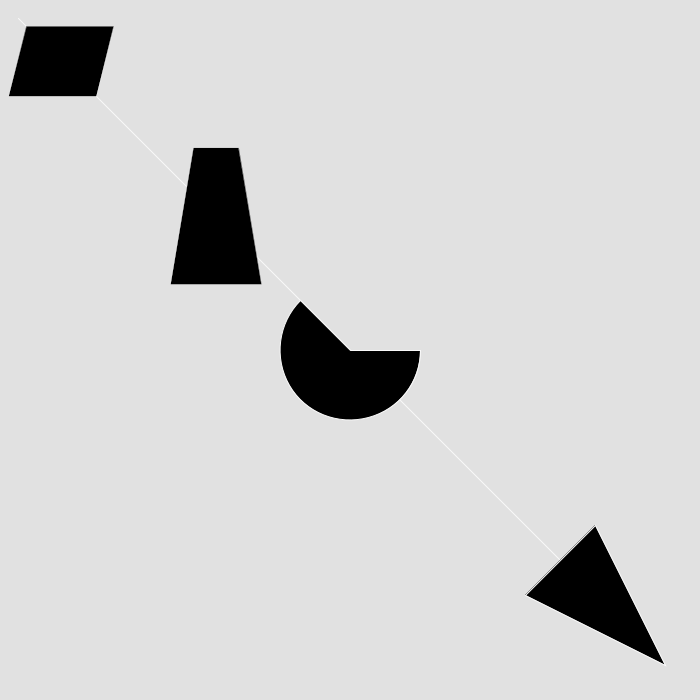
Frame 1 (no input)
Frame 60 (the mouse pressed at the canvas centre just before this capture): identical to frame 1, image omitted
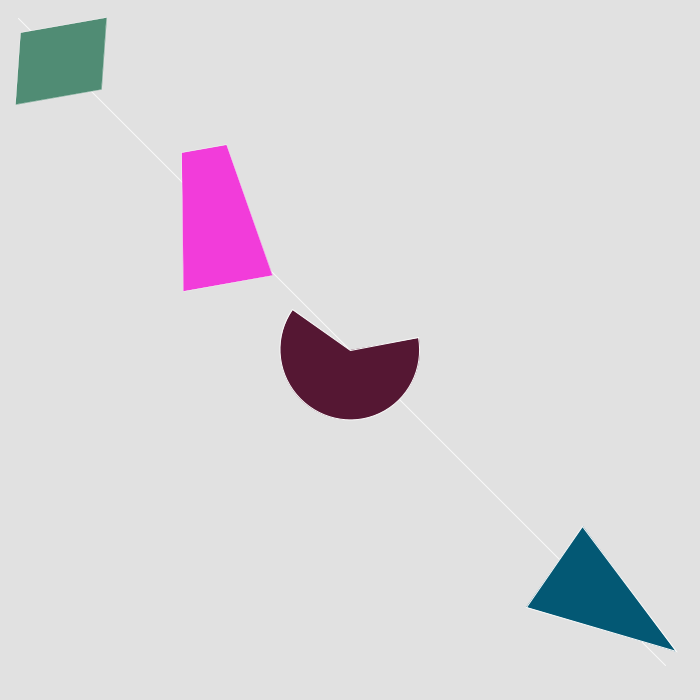
Frame 120 (the mouse held since frame 60 and released just before this capture)

The Processing sketch that drew these frames (run headless with seeded random() and noise(); from frame 60 on, the mouse is pressed at the canvas centre):

// Processing sketch: Week2_Homework
// ── Week2_Homework.pde
int bgColor = int(random(255.0)); //<>//
int linePosition;
int lineSize;

//  Quad 1
int quadX1;
int quadY1;
int quadX2;
int quadY2;
int quadX3;
int quadY3;
int quadX4;
int quadY4;

// Quad 2
int quadBX1;
int quadBY1;
int quadBX2;
int quadBY2;
int quadBX3;
int quadBY3;
int quadBX4;
int quadBY4;

// Arc
int arcX;
int arcY;
int arcW;
int arcH;

// Trianlge 
int triX1;
int triY1;
int triX2;
int triY2;
int triX3;
int triY3;

int quadAcolorR = 0;
int quadAcolorG = 0;
int quadAcolorB = 0;

int quadBcolorR = 0;
int quadBcolorG = 0;
int quadBcolorB = 0;

int arcColorR = 0;
int arcColorG = 0;
int arcColorB = 0;

int triColorR = 0;
int triColorG = 0;
int triColorB = 0;


void setup() {
  //first parameter is width, second is height
  size(700, 700);
  background(bgColor);
  rectMode(CENTER);


  //linePosition = int(width*.25);

  //float converted/wrapped into an int
  linePosition = int(width*random(0.1));
  lineSize = int(width*.95);

  //quadPosition = int(width*.1);
  //quadSize = int(width*.2);

  triX1 = int(width*-.1);
  triY1 = 0;
  triX2 = 0;
  triY2 = int(height*-.1);
  triX3 = int(width*.1);
  triY3 = int(height*.1);

  arcX = int(width*.2);
  arcY = int(height*.4);
  arcW = int(width*.2);
  arcH = int(height*.2);

  quadX1 = int(width*-.3);
  quadY1 = int(height*.2);

  quadX2 = int(width*.2);
  quadY2 = int(height*.2);

  quadX3 = int(width*.3);
  quadY3 = int(height*-.2);

  quadX4 = int(width*-.2);
  quadY4 = int(height*-.2);


  //BBBBBB


  quadBX1 = int(width*-.2);
  quadBY1 = int(height*.3);

  quadBX2 = int(width*.2);
  quadBY2 = int(height*.3);

  quadBX3 = int(width*.1);
  quadBY3 = int(height*-.3);

  quadBX4 = int(width*-.1);
  quadBY4 = int(height*-.3);


  println (linePosition);
}

void draw() {
  background(225);

  // Draws line from top left to bottom right corner 
  //stroke (125, 125, 125);
  stroke(250);
  //translate(width*.125, height*.25);
  line(linePosition, linePosition, lineSize, lineSize);

  // Draws first quad in top left corner 
  pushMatrix();
  scale(0.325);

  fill(quadAcolorR, quadAcolorG, quadAcolorB );
  translate(width*.95, height*.95);
  rotate(radians(mouseX));
  quad(quadBX1, quadBY1, quadBX2, quadBY2, quadBX3, quadBY3, quadBX4, quadBY4 );

  popMatrix();


  // Draws second quad on top left
  pushMatrix();

  //println(mouseX);
  //println(mouseY);
  scale(0.25);

  fill(quadBcolorR,quadBcolorB, quadBcolorG);
  translate(width*.35, height*.35);
  rotate(radians(mouseX));
  quad(quadX1, quadY1, quadX2, quadY2, quadX3, quadY3, quadX4, quadY4);

  popMatrix();

  // Draws arc in the middle of the 
  pushMatrix();

  println(mouseX);
  println(mouseY);

  //scale(0.5);

  fill(arcColorR,arcColorG, arcColorB);
  translate(width*.5, height*.5);
  rotate(radians(mouseX));
  arc(0, 0, arcW, arcH, 0, PI+QUARTER_PI, PIE);

  popMatrix();

  //Draws triangle in the bottom right corner 
  pushMatrix();  
  //scale(1.25);

  fill(triColorR,triColorG, triColorB);
  translate(width*.85, height*.85);
  rotate(radians(mouseX));
  triangle(triX1, triY1, triX2, triY2, triX3, triY3);
  //triangle(triSize, triSize, triSize, triPosition, triPosition, triPosition);

  popMatrix();
}


void mousePressed() {
  quadAcolorR = int(random(255.0));
  quadAcolorG = int(random(255.0));
  quadAcolorB = int(random(255.0));

  quadBcolorR = int(random(255.0));
  quadBcolorG = int(random(255.0));
  quadBcolorB = int(random(255.0));

  arcColorR = int(random(255.0));
  arcColorG = int(random(255.0));
  arcColorB = int(random(255.0));
    
  triColorR = int(random(255.0));
  triColorG = int(random(255.0));
  triColorB = int(random(255.0));

}


void keyPressed () {
  if (key == CODED) {
    if (keyCode == UP) {
      arcW+=10;
      arcH+=10;

      //size += 5; to make it get bigger faster
      //everytime we press up it will get bigger
    }
    if (keyCode == DOWN) {
      arcW-=10;
      arcH-=10;
    }
  }
}
